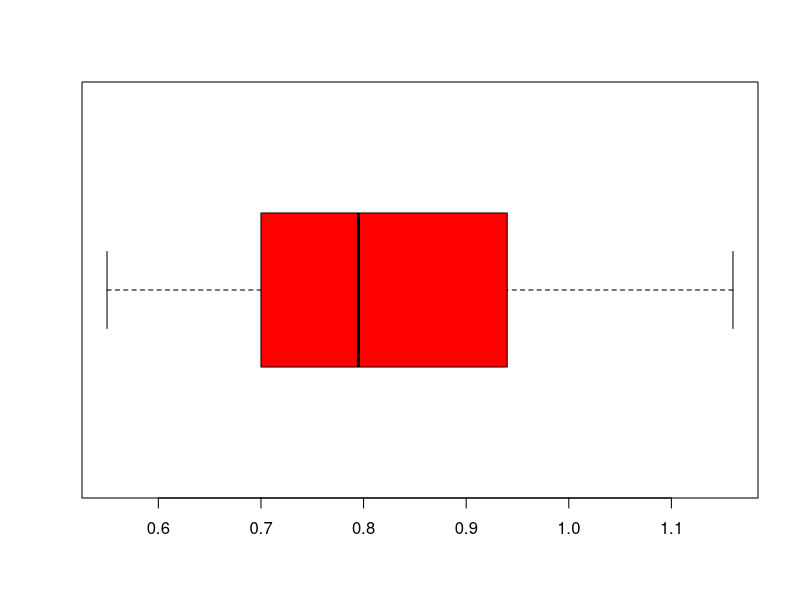
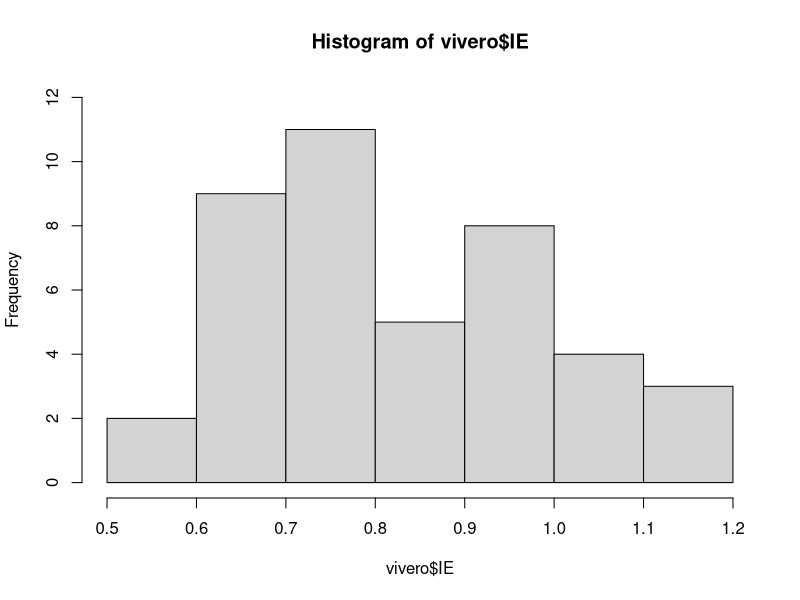

Write the R code that produced these figures, in order.
#Semana 4
# 09/Febrero/2022
#Apuntes

# Importar datos ----------------------------------------------------------

vivero <- read.csv("Clases/BD_Vivero.csv", header = TRUE)

View(Vivero)

#Estadistica descriptiva -------------------------------------------------

#Medidas de tendecia central

mean(vivero$IE)
median(vivero$IE)
range(vivero$IE)
fivenum(vivero$IE)

boxplot(vivero$IE, horizontal = T, col = "red")
hist(vivero$IE, ylim = c(0,12))

frec <- table(vivero$IE)

 